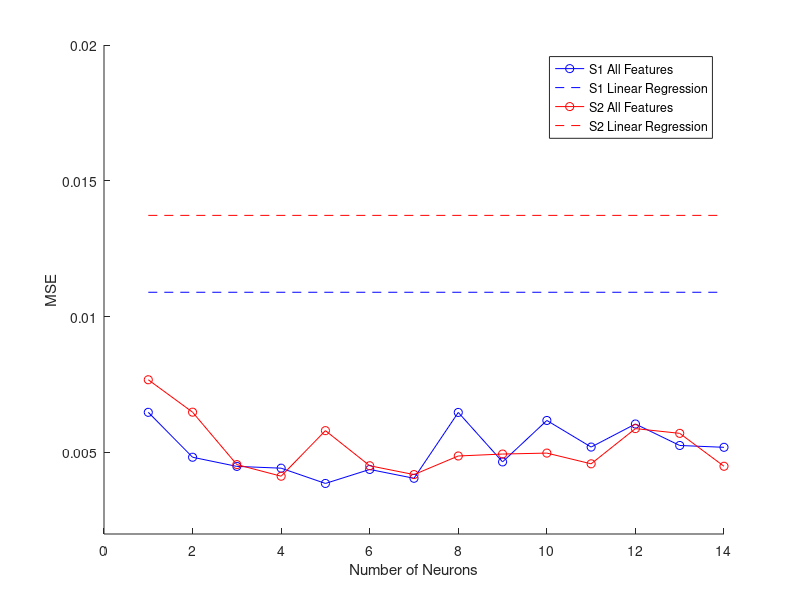
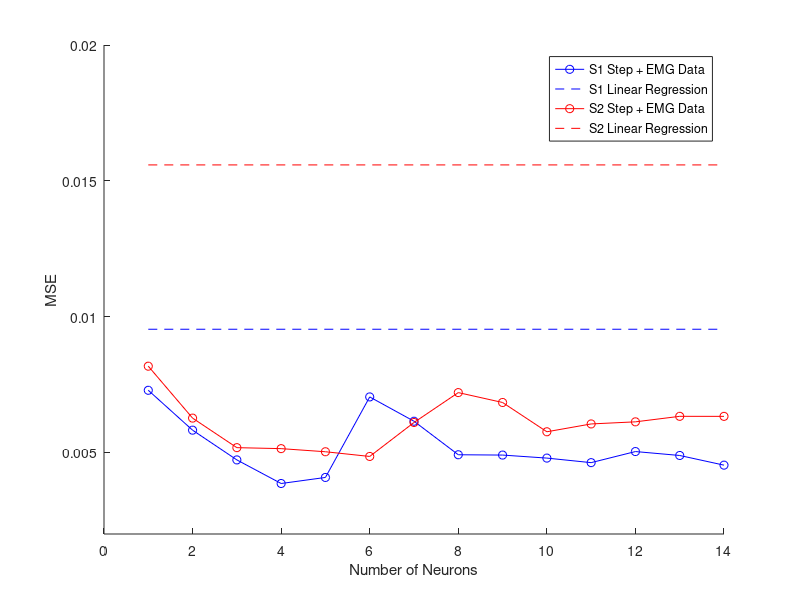
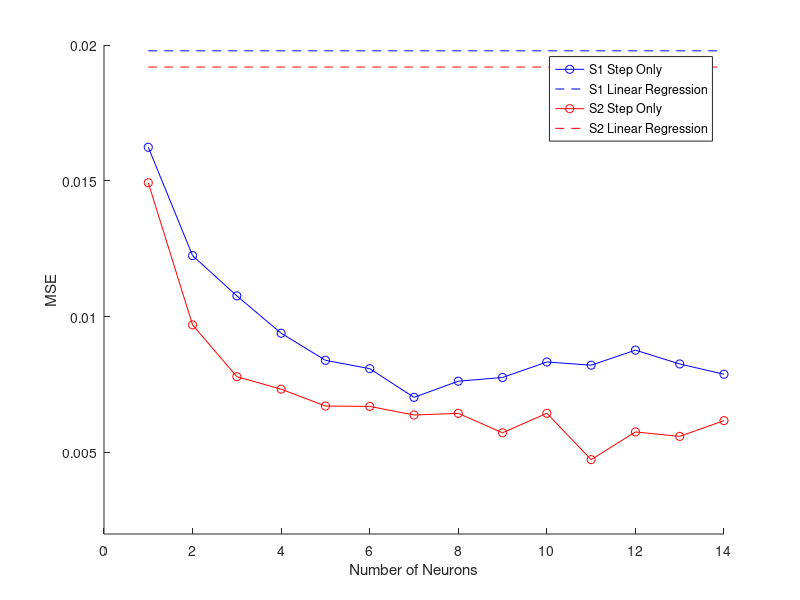
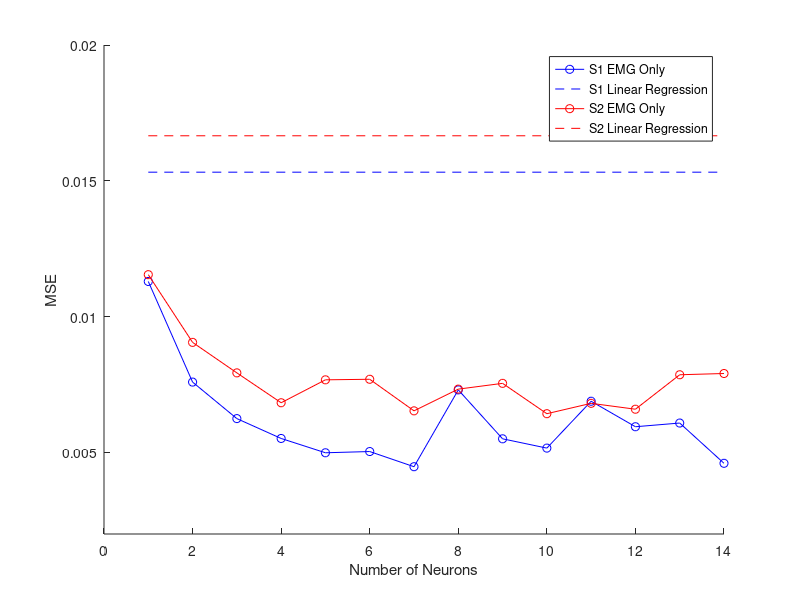

These figures' MATLAB source, in order: (Note: this script raises an error after producing the figures.)
% Plots + Tables for Paper + Poster 
% CS229 Project, Fall 2018


close all; clear all; clc; 




%%----------------------- K-Fold Plots -----------------------
load('k_fold_data.mat'); 


ylims = [2, 20] * 1e-3; 

% All features 
figure, hold on 
plot(michael_fits.mse_list_all, 'bo-', 'DisplayName', 'S1 All Features');
plot([1, length(michael_fits.mse_list_all)], min(michael_fits.mse_lr_all) * ones(1, 2), 'b--', 'DisplayName', 'S1 Linear Regression')
plot(eley_fits.mse_list_all, 'ro-', 'DisplayName', 'S2 All Features');
plot([1, length(eley_fits.mse_list_all)], min(eley_fits.mse_lr_all) * ones(1, 2), 'r--', 'DisplayName', 'S2 Linear Regression')
legend show
xlabel('Number of Neurons');
ylabel('MSE')
ylim(ylims);
hold off 
print('cv_all_features', '-dpng', '-r300'); 

% No Control
figure, hold on 
plot(michael_fits.mse_list_nc, 'bo-', 'DisplayName', 'S1 Step + EMG Data');
plot([1, length(michael_fits.mse_list_nc)], min(michael_fits.mse_lr_nc) * ones(1, 2), 'b--', 'DisplayName', 'S1 Linear Regression')
plot(eley_fits.mse_list_nc, 'ro-', 'DisplayName', 'S2 Step + EMG Data');
plot([1, length(eley_fits.mse_list_nc)], min(eley_fits.mse_lr_nc) * ones(1, 2), 'r--', 'DisplayName', 'S2 Linear Regression')
legend show
xlabel('Number of Neurons');
ylabel('MSE')
ylim(ylims);
hold off 
print('cv_no_control', '-dpng', '-r300'); 


% Step Only
figure, hold on 
plot(michael_fits.mse_list_so, 'bo-', 'DisplayName', 'S1 Step Only');
plot([1, length(michael_fits.mse_list_so)], min(michael_fits.mse_lr_so) * ones(1, 2), 'b--', 'DisplayName', 'S1 Linear Regression')
plot(eley_fits.mse_list_so, 'ro-', 'DisplayName', 'S2 Step Only');
plot([1, length(eley_fits.mse_list_so)], min(eley_fits.mse_lr_so) * ones(1, 2), 'r--', 'DisplayName', 'S2 Linear Regression')
legend show
xlabel('Number of Neurons');
ylabel('MSE')
ylim(ylims);
hold off 
print('cv_step_only', '-dpng', '-r300'); 

% Emg Only 
figure, hold on 
plot(michael_fits.mse_list_emg, 'bo-', 'DisplayName', 'S1 EMG Only');
plot([1, length(michael_fits.mse_list_emg)], min(michael_fits.mse_lr_emg) * ones(1, 2), 'b--', 'DisplayName', 'S1 Linear Regression')
plot(eley_fits.mse_list_emg, 'ro-', 'DisplayName', 'S2 EMG Only');
plot([1, length(eley_fits.mse_list_emg)], min(eley_fits.mse_lr_emg) * ones(1, 2), 'r--', 'DisplayName', 'S2 Linear Regression')
legend show
xlabel('Number of Neurons');
ylabel('MSE')
ylim(ylims);
hold off 
print('cv_emg_only', '-dpng', '-r300'); 

%    set(0, 'currentfigure', fig); hold on
 %   plot(mse_list_all, [col, 'x-'], 'DisplayName', 'All Parameters');
  %  plot(mse_list_nc, [col, 'o-'], 'DisplayName', 'Step + EMG');
  %  plot(mse_list_so, [col, 'd-'], 'DisplayName', 'Step Data Only');
   % plot(mse_list_emg, [col, 's-'], 'DisplayName', 'EMG Only');
    %plot([1, length(mse_list_all)], min(kfold_lr_mse) * ones(1, 2), [col, '--'], 'DisplayName', 'Linear Regression')
    %hold off  
%set(0, 'currentfigure', fig); legend(show); 



%%




load('processed_data.mat'); 
eley_unit_var = data_scaling(michael_data);
michael_unit_var = data_scaling(michael_data); 








%% Make Data Zero Mean and Unit Variance 




%perm = randperm(np_e); 
%eley_permute = eley_unit_var(perm, :);     % randomly swap rows 
%eley_met_lr = eley_metabolics(perm); 
%eley_lr = [eley_permute, ones(length(eley_permute), 1)]; 





% lr_model = CVMdl.Trained

%theta_best = 
%}

%%---------------------------- PCA --------------------------------------


% Take all the data first and make it unit mean and variance 



%[coeff_all, score_all, latent_all, tsquared_all, explained_all, mu_all] = pca(all_unit_var);
%U_all = coeff_all(:, 1:num_pcs_all);
%pca_all = all_unit_var * U_all; 


% Eley Data 
num_pcs_all = 25;
num_pcs_nc = 25;

eley_no_controls = eley_unit_var(:, 1:(end - 4));
eley_emg_only = eley_unit_var(:, 10:25); 
eley_step_only = eley_unit_var(:, 1:9); 

% All data 
[coeff_e_all, score_e_all, latent_e_all, tsquared_e_all, explained_e_all, mu_e_all] = pca(eley_unit_var);
U_e_all = coeff_e_all(:, 1:num_pcs_all);
pca_e_all = eley_unit_var * U_e_all; 

[coeff_e_nc, score_e_nc, latent_e_nc, tsquared_e_nc, explained_e_nc, mu_e_no] = pca(eley_no_controls);
U_e_nc = coeff_e_nc(:, 1:num_pcs_nc);
pca_e_nc = eley_no_controls * U_e_nc; 


[coeff_e_emg, score_e_emg, latent_e_emg, tsquared_e_emg, explained_e_emg, mu_e_emg] = pca(eley_emg_only);
[coeff_e_so, score_e_so, latent_e_so, tsquared_e_so, explained_e_so, mu_e_so] = pca(eley_step_only);

data = pca_e_nc;
metabolics = data_scaling(michael_metabolics);

inputs = data';
targets = metabolics';

[m, n] = size(inputs); % m samples, n predictors
numCVtrials = 5; % number of trials for cross validation
trainRatio = 70 / 100;
valRatio = 0 / 100;
testRatio = 1 - (trainRatio + valRatio);

% Parameters for neural network architecture
hiddenLayerSize = 5; %1 for linear regression
trainFcn = 'trainbr';

numTrials = 5;

for idx=1:numTrials

    net = feedforwardnet(hiddenLayerSize, trainFcn);

    % Set up Division of Data for Training, Validation, Testing
    net.divideParam.trainRatio = trainRatio;
    net.divideParam.testRatio = testRatio;

    % Train the Network
    net.trainParam.showWindow = false;
    [net,~] = train(net,inputs,targets);

    % Test the Network
    outputs = net(inputs);
    %errors = gsubtract(outputs,targets);
    performance = perform(net,targets,outputs); %MSE test

    %avg_mse(trial) = performance;
    mean_mse_lst(idx) = performance
    
end

mean_mse = mean(mean_mse_lst)
%%

figure, hold all
plot(cumsum(explained_e_all), 'DisplayName', 'All Features')
plot(cumsum(explained_e_nc), 'DisplayName', 'Step + EMG')
plot(cumsum(explained_e_emg), 'DisplayName', 'EMG Only')
plot(cumsum(explained_e_so), 'DisplayName', 'Step Only')
legend show; 
hold off 






%U_all = coeff_all(:, 1:num_pcs_all);
%pca_all = all_unit_var * U_all; 


% Michael Data 



%{

data_no_emg = data(:, 1:(end-16)); 
emg_only = data(:, (end-15):end);   % for PCA, woot woot!

left_emg_idx = [1:4, 9:12]; 
right_emg_idx = [5:8, 13:16]; 




%% pca on the emg becase "machine learning"

% take all the emg make zero mean and unit variance
emg_for_pca = bsxfun(@minus, emg_only, mean(emg_only));
emg_for_pca = bsxfun(@rdivide, emg_for_pca, sqrt(var(emg_for_pca)));
[coeff,score,latent, tsquared, explained, mu] = pca(emg_for_pca);

num_pcs = 6; 
U = coeff(:, 1:num_pcs);
pca_emg = emg_for_pca * U; 



% find mean RMS for constant prediction 

constant_pred_rms = rms(full_metabolics - mean(full_metabolics));
constant_pred_mse = constant_pred_rms^2; 
display(constant_pred_rms); 
display(constant_pred_mse); 

%}


% 
